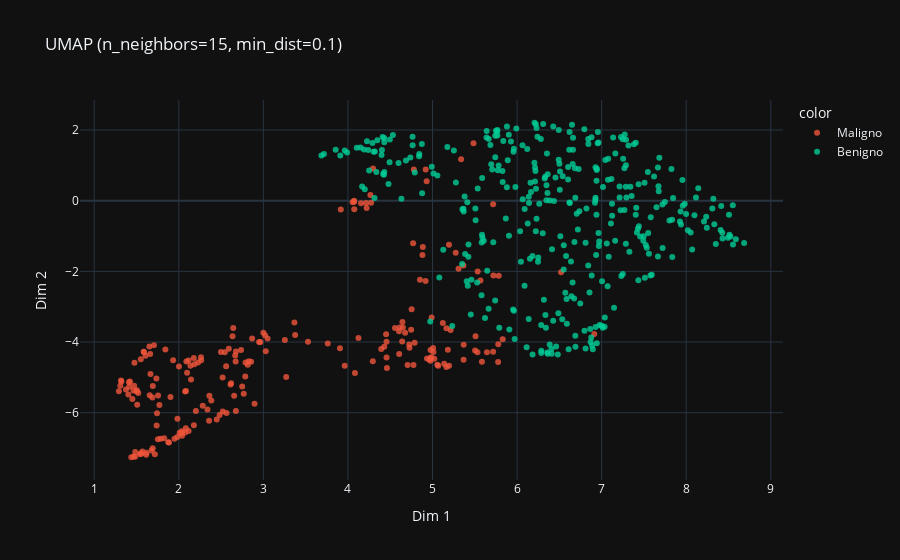

Here is the notebook cell this chart was saved with:
### Markdown cell above
## <span style="color: rgb(138, 92, 245);">5. UMAP</span>

### Code cell
import plotly.express as px
import umap

# --- 3️⃣ UMAP ---
umap_model = umap.UMAP(n_components=2, n_neighbors=15, min_dist=0.1, random_state=42)
X_umap = umap_model.fit_transform(df_2)

fig_umap = px.scatter(
    x=X_umap[:,0], y=X_umap[:,1],
    color=df_2_original['diagnosis'].map({'B':'Benigno', 'M':'Maligno'}),
    title="UMAP (n_neighbors=15, min_dist=0.1)",
    labels={"x":"Dim 1", "y":"Dim 2"},
    color_discrete_map={'Benigno':'#00CC96','Maligno':'#EF553B'},
    template="plotly_dark"
)
fig_umap.update_traces(marker=dict(size=6, opacity=0.8))
fig_umap.show()

### Figure 1 — Plotly figure (JSON) as saved in the notebook; plotly's stock layout.template omitted (floating-point values rounded to 4 significant figures; data arrays with more than 128 entries replaced by an {"elided": "..."} marker saying what was removed)
{"data": [{"hovertemplate": "color=Maligno<br>Dim 1=%{x}<br>Dim 2=%{y}<extra></extra>", "legendgroup": "Maligno", "marker": {"color": "#EF553B", "opacity": 0.8, "size": 6, "symbol": "circle"}, "mode": "markers", "name": "Maligno", "orientation": "v", "showlegend": true, "type": "scatter", "x": {"elided": "212 float values"}, "xaxis": "x", "y": {"elided": "212 float values"}, "yaxis": "y"}, {"hovertemplate": "color=Benigno<br>Dim 1=%{x}<br>Dim 2=%{y}<extra></extra>", "legendgroup": "Benigno", "marker": {"color": "#00CC96", "opacity": 0.8, "size": 6, "symbol": "circle"}, "mode": "markers", "name": "Benigno", "orientation": "v", "showlegend": true, "type": "scatter", "x": {"elided": "357 float values"}, "xaxis": "x", "y": {"elided": "357 float values"}, "yaxis": "y"}], "layout": {"legend": {"title": {"text": "color"}, "tracegroupgap": 0}, "title": {"text": "UMAP (n_neighbors=15, min_dist=0.1)"}, "xaxis": {"anchor": "y", "domain": [0, 1], "title": {"text": "Dim 1"}}, "yaxis": {"anchor": "x", "domain": [0, 1], "title": {"text": "Dim 2"}}}}
